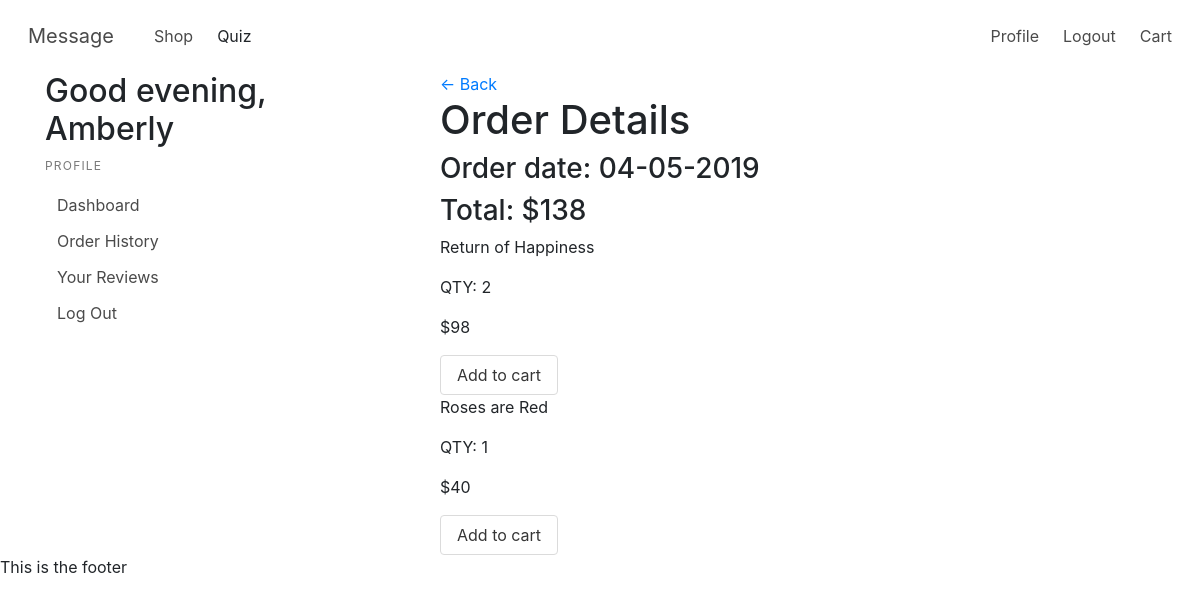
/profile/orders/view_details/2 (signed in), run on an earlier commit of the app's database.
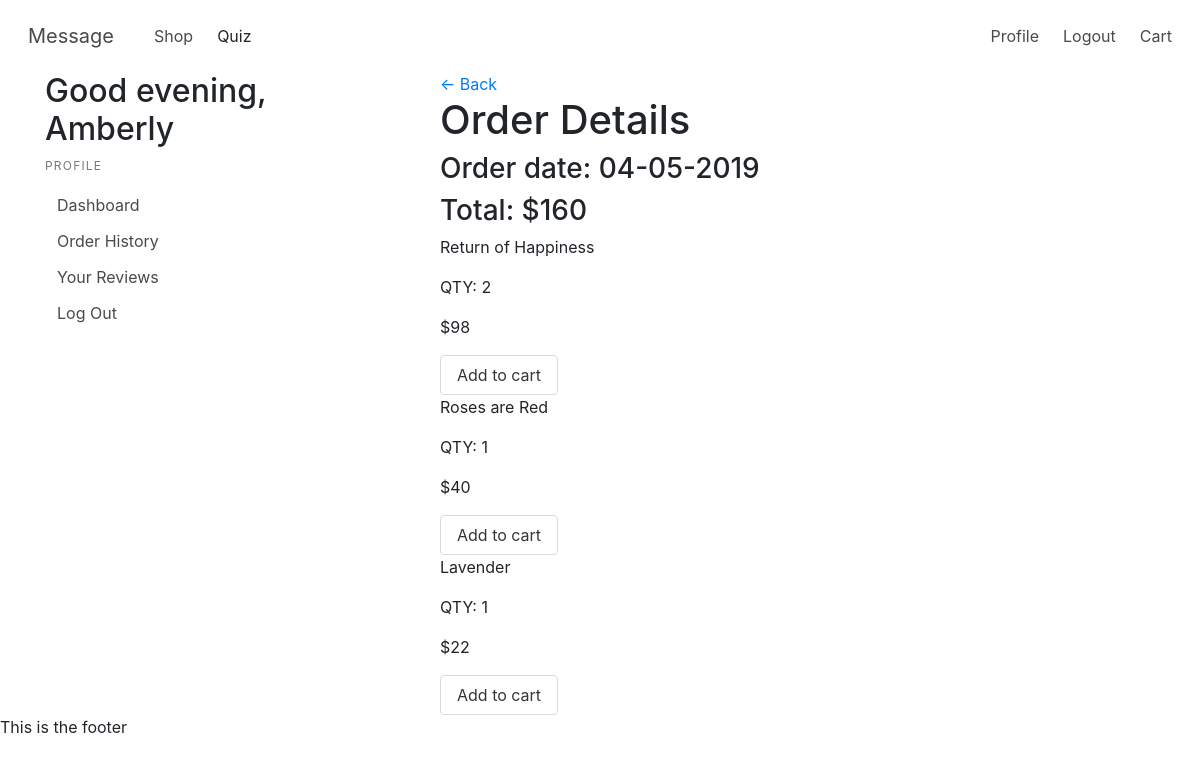
And on a later commit of the database.
### models.py (models this page shows, shortened)
class Order(Model):
    user = ForeignKeyField(model=User, backref='order')
    order_date = DateTimeField(default=datetime.datetime.now())
    total_cost = IntegerField(default=0)
    date_created = DateTimeField(default=datetime.datetime.now())
    recipient_fname = CharField(default="")
    recipient_lname = CharField(default="")
    recipient_street_address = CharField(default="")
    recipient_city = CharField(default="")
    recipient_state = CharField(default="")
    recipient_postal_code = CharField(default="")
    purchased = BooleanField(default=False)
    class Meta:
        database = DATABASE

class OrderDetails(Model):
    order = ForeignKeyField(model=Order, backref='order_details')
    product = ForeignKeyField(model=Product, backref='order_details')
    quantity = IntegerField(default=1)
    subtotal = IntegerField()
    class Meta:
        database = DATABASE

class Product(Model):
    name = CharField(unique=True)
    description = CharField()
    image = CharField()
    plant = CharField()
    meaning = CharField()
    price = IntegerField()
    data_name= CharField()
    average_rating = FloatField(default=0)
    category = ForeignKeyField(model=Category, backref='product')
    class Meta:
        database = DATABASE

### app.py (the view)
@app.route('/profile/orders/view_details/<orderid>', methods=["GET"])
@login_required
def view_details(orderid):
    user = current_user
    current_hour = datetime.datetime.now().hour
    greeting = time_of_day(current_hour)
    order = models.Order.get(models.Order.id == orderid)
    print(order)
    details = models.OrderDetails.select().where(models.OrderDetails.order_id == orderid)
    return render_template("viewDetails.html", user=user, greeting=greeting, order=order, details=details)

### app.py (called while the page is built)
@login_manager.user_loader
def load_user(userid):
    try:
        return models.User.get(models.User.id == userid)
    except models.DoesNotExist:
        return None

@app.before_request
def before_request():
    g.db = models.DATABASE
    g.db.connect()
    g.user = current_user

@app.after_request
def after_request(response):
    g.db.close()
    return response

def time_of_day(hour):
    return (
        "morning" if 5 <= hour <= 11
        else
        "afternoon" if 12 <= hour <= 17
        else
        "evening" if 18 <= hour <= 22
        else
        "night"
    )

### templates/viewDetails.html
{% extends 'profile.html' %}
{% block profile %}
<a href="/profile/orders">&#8592; Back</a>
<h1>Order Details</h1>
<h3>Order date: {{order.order_date.strftime('%m-%d-%Y')}}</h3>
<h3>Total: ${{order.total_cost}}</h3>
{% for detail in details %}
    <div>
        <p>{{detail.product.name}}</p>
        <p>QTY: {{detail.quantity}}</p>
        <p>${{detail.subtotal}}</p>
        <a class="button" href="/add_to_cart/{{detail.product.id}}">Add to cart</a>
    </div>
{% endfor %}
{% endblock %}

What changed in the data, as far as the page shows it:
changed Order: total_cost "138" → "160"
added OrderDetails: product.name "Lavender", quantity "1", subtotal "22"
